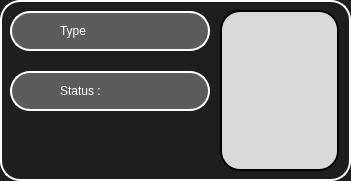
   <widget class="QFrame" name="Photos_Infos_Frame">
    <property name="geometry">
     <rect>
      <x>650</x>
      <y>79</y>
      <width>351</width>
      <height>181</height>
     </rect>
    </property>
    <property name="minimumSize">
     <size>
      <width>351</width>
      <height>181</height>
     </size>
    </property>
    <property name="maximumSize">
     <size>
      <width>351</width>
      <height>181</height>
     </size>
    </property>
    <property name="styleSheet">
     <string notr="true">QWidget{
	background-color: rgb(30, 30, 30);
	color: rgb(255, 255, 255);
	border: 2px solid #ffffff;
	border-style: outset;
    	border-radius: 20px;
}</string>
    </property>
    <property name="frameShape">
     <enum>QFrame::StyledPanel</enum>
    </property>
    <property name="frameShadow">
     <enum>QFrame::Raised</enum>
    </property>
    <widget class="QFrame" name="Rabbit_Avatar_Frame">
     <property name="geometry">
      <rect>
       <x>220</x>
       <y>10</y>
       <width>119</width>
       <height>161</height>
      </rect>
     </property>
     <property name="minimumSize">
      <size>
       <width>119</width>
       <height>161</height>
      </size>
     </property>
     <property name="maximumSize">
      <size>
       <width>119</width>
       <height>161</height>
      </size>
     </property>
     <property name="styleSheet">
      <string notr="true">QWidget{
	background-color: #D9D9D9;
	color: rgb(255, 255, 255);
	border: 2px solid rgb(0, 0, 0);
	border-style: outset;
    	border-radius: 20px;
}</string>
     </property>
     <property name="frameShape">
      <enum>QFrame::StyledPanel</enum>
     </property>
     <property name="frameShadow">
      <enum>QFrame::Raised</enum>
     </property>
     <widget class="QLabel" name="Rabbit_Avatar_Label">
      <property name="geometry">
       <rect>
        <x>9</x>
        <y>10</y>
        <width>101</width>
        <height>141</height>
       </rect>
      </property>
      <property name="styleSheet">
       <string notr="true">border:none;</string>
      </property>
      <property name="text">
       <string/>
      </property>
      <property name="pixmap">
       <pixmap resource="resources.qrc">:/Icons/Rabbit_Green.png</pixmap>
      </property>
      <property name="scaledContents">
       <bool>false</bool>
      </property>
      <property name="alignment">
       <set>Qt::AlignCenter</set>
      </property>
     </widget>
    </widget>
    <widget class="QFrame" name="Type_Frame">
     <property name="geometry">
      <rect>
       <x>10</x>
       <y>11</y>
       <width>200</width>
       <height>40</height>
      </rect>
     </property>
     <property name="minimumSize">
      <size>
       <width>200</width>
       <height>40</height>
      </size>
     </property>
     <property name="maximumSize">
      <size>
       <width>200</width>
       <height>40</height>
      </size>
     </property>
     <property name="styleSheet">
      <string notr="true">QWidget{
	background-color: #5C5C5C;
	color: rgb(255, 255, 255);
	font: 75 18pt &quot;Acme&quot;;
	border: 2px solid #ffffff;
	border-style: outset;
    	border-radius: 20px;
}</string>
     </property>
     <property name="frameShape">
      <enum>QFrame::StyledPanel</enum>
     </property>
     <property name="frameShadow">
      <enum>QFrame::Raised</enum>
     </property>
     <widget class="QLabel" name="Rabbit_Type_Icon">
      <property name="geometry">
       <rect>
        <x>20</x>
        <y>8</y>
        <width>21</width>
        <height>21</height>
       </rect>
      </property>
      <property name="minimumSize">
       <size>
        <width>21</width>
        <height>21</height>
       </size>
      </property>
      <property name="maximumSize">
       <size>
        <width>21</width>
        <height>21</height>
       </size>
      </property>
      <property name="styleSheet">
       <string notr="true">border: none;
background-color: rgba(0, 0, 0, 0);
color: rgb(255, 255, 255);
font: 75 18pt &quot;Acme&quot;;</string>
      </property>
      <property name="text">
       <string/>
      </property>
      <property name="pixmap">
       <pixmap resource="resources.qrc">:/Icons/Settings_White.png</pixmap>
      </property>
      <property name="scaledContents">
       <bool>true</bool>
      </property>
      <property name="alignment">
       <set>Qt::AlignCenter</set>
      </property>
      <property name="wordWrap">
       <bool>false</bool>
      </property>
     </widget>
     <widget class="QLabel" name="Rabbit_Type_Label">
      <property name="geometry">
       <rect>
        <x>50</x>
        <y>9</y>
        <width>139</width>
        <height>21</height>
       </rect>
      </property>
      <property name="minimumSize">
       <size>
        <width>139</width>
        <height>21</height>
       </size>
      </property>
      <property name="maximumSize">
       <size>
        <width>139</width>
        <height>21</height>
       </size>
      </property>
      <property name="styleSheet">
       <string notr="true">border: none;
background-color: rgba(0, 0, 0, 0);
color: rgb(255, 255, 255);
font: 75 13pt &quot;Acme&quot;;</string>
      </property>
      <property name="text">
       <string>Type</string>
      </property>
     </widget>
    </widget>
    <widget class="QFrame" name="Status_Frame">
     <property name="geometry">
      <rect>
       <x>10</x>
       <y>71</y>
       <width>200</width>
       <height>40</height>
      </rect>
     </property>
     <property name="minimumSize">
      <size>
       <width>200</width>
       <height>40</height>
      </size>
     </property>
     <property name="maximumSize">
      <size>
       <width>200</width>
       <height>40</height>
      </size>
     </property>
     <property name="styleSheet">
      <string notr="true">QWidget{
	background-color: #5C5C5C;
	color: rgb(255, 255, 255);
	font: 75 18pt &quot;Acme&quot;;
	border: 2px solid #ffffff;
	border-style: outset;
    	border-radius: 20px;
}</string>
     </property>
     <property name="frameShape">
      <enum>QFrame::StyledPanel</enum>
     </property>
     <property name="frameShadow">
      <enum>QFrame::Raised</enum>
     </property>
     <widget class="QLabel" name="Rabbit_Status_Icon">
      <property name="geometry">
       <rect>
        <x>20</x>
        <y>8</y>
        <width>21</width>
        <height>21</height>
       </rect>
      </property>
      <property name="minimumSize">
       <size>
        <width>21</width>
        <height>21</height>
       </size>
      </property>
      <property name="maximumSize">
       <size>
        <width>21</width>
        <height>21</height>
       </size>
      </property>
      <property name="styleSheet">
       <string notr="true">border: none;
background-color: rgba(0, 0, 0, 0);
color: rgb(255, 255, 255);
font: 75 18pt &quot;Acme&quot;;</string>
      </property>
      <property name="text">
       <string/>
      </property>
      <property name="pixmap">
       <pixmap resource="resources.qrc">:/Icons/Actions_White.png</pixmap>
      </property>
      <property name="scaledContents">
       <bool>true</bool>
      </property>
      <property name="alignment">
       <set>Qt::AlignCenter</set>
      </property>
      <property name="wordWrap">
       <bool>false</bool>
      </property>
     </widget>
     <widget class="QLabel" name="Rabbit_Status_Label">
      <property name="geometry">
       <rect>
        <x>50</x>
        <y>9</y>
        <width>139</width>
        <height>21</height>
       </rect>
      </property>
      <property name="minimumSize">
       <size>
        <width>139</width>
        <height>21</height>
       </size>
      </property>
      <property name="maximumSize">
       <size>
        <width>139</width>
        <height>21</height>
       </size>
      </property>
      <property name="styleSheet">
       <string notr="true">border: none;
background-color: rgba(0, 0, 0, 0);
color: rgb(255, 255, 255);
font: 75 13pt &quot;Acme&quot;;</string>
      </property>
      <property name="text">
       <string>Status : </string>
      </property>
     </widget>
    </widget>
    <widget class="QPushButton" name="Gallery_Button">
     <property name="enabled">
      <bool>true</bool>
     </property>
     <property name="geometry">
      <rect>
       <x>18</x>
       <y>133</y>
       <width>33</width>
       <height>33</height>
      </rect>
     </property>
     <property name="minimumSize">
      <size>
       <width>33</width>
       <height>33</height>
      </size>
     </property>
     <property name="maximumSize">
      <size>
       <width>33</width>
       <height>33</height>
      </size>
     </property>
     <property name="font">
      <font>
       <family>Orbitron</family>
       <pointsize>9</pointsize>
       <weight>9</weight>
       <italic>false</italic>
       <bold>false</bold>
      </font>
     </property>
     <property name="cursor">
      <cursorShape>ArrowCursor</cursorShape>
     </property>
     <property name="styleSheet">
      <string notr="true">QPushButton {
	border: none;
	background-color:rgba(0, 0, 0, 0);
	image: url(:/Icons/Gallery_White.png);
}
QPushButton:hover {
	border: none;
	background-color:rgba(0, 0, 0, 0);
	image: url(:/Icons/Gallery_Mix.png);
}

QPushButton:pressed {
	border: none;
	background-color:rgba(0, 0, 0, 0);
	image: url(:/Icons/Gallery_Green.png);
}</string>
     </property>
     <property name="text">
      <string/>
     </property>
     <property name="iconSize">
      <size>
       <width>20</width>
       <height>20</height>
      </size>
     </property>
     <property name="checkable">
      <bool>false</bool>
     </property>
     <property name="autoRepeat">
      <bool>false</bool>
     </property>
     <property name="autoExclusive">
      <bool>false</bool>
     </property>
     <property name="autoRepeatDelay">
      <number>50</number>
     </property>
     <property name="autoRepeatInterval">
      <number>10</number>
     </property>
    </widget>
   </widget>
